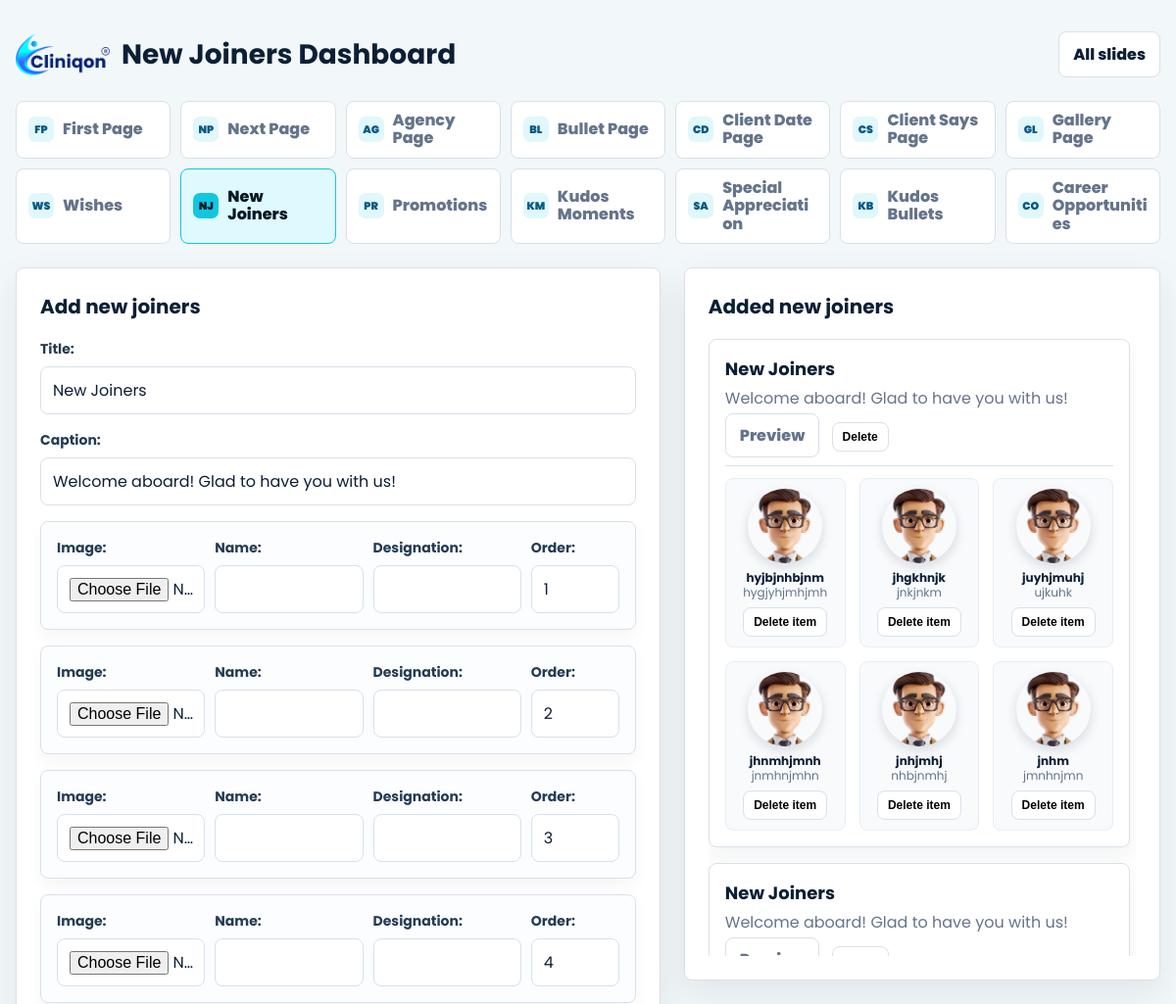
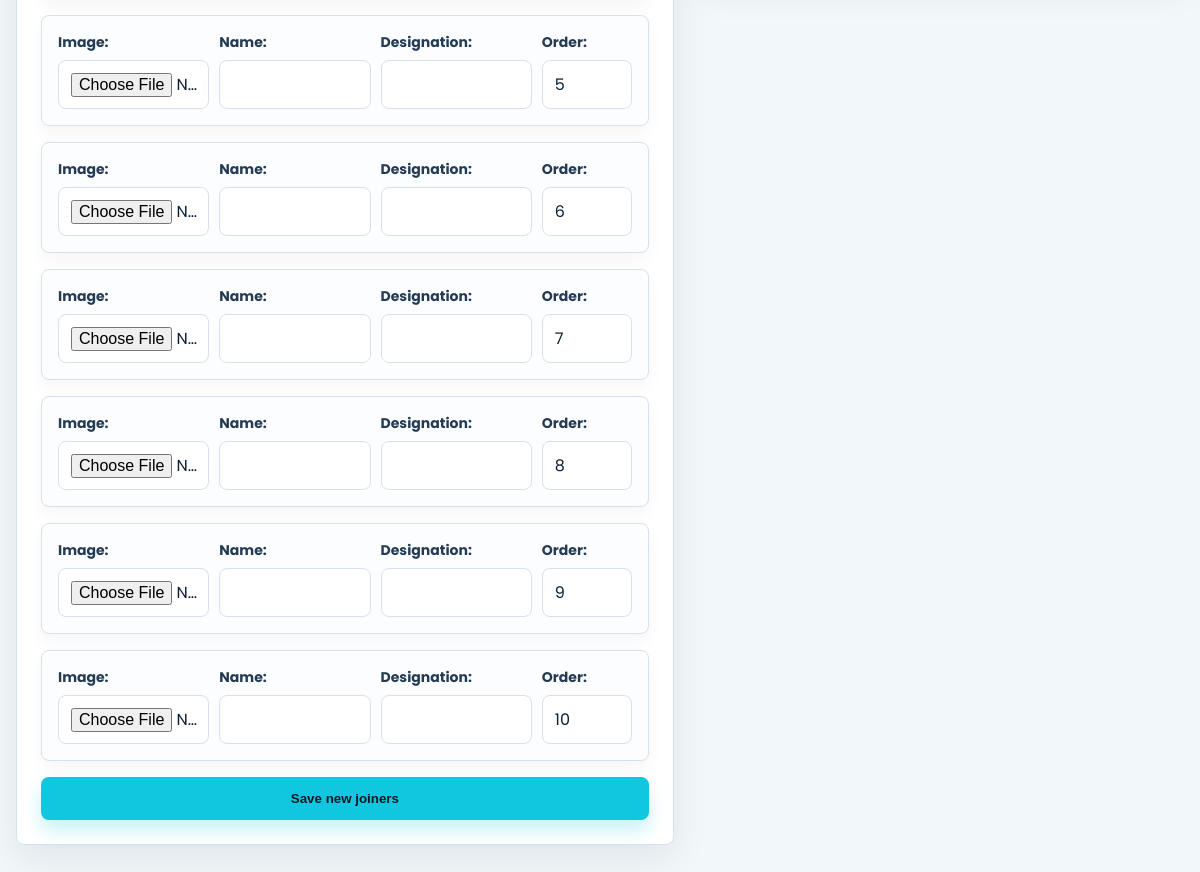
The page /new-joiners/ on the database its author committed (2 pictures, top to bottom).
### decks/models.py (models this page shows, shortened)
class NewJoinersPage(models.Model):
    title = models.CharField(max_length=200, default="New Joiners")
    caption = models.CharField(max_length=200, default="Welcome aboard! Glad to have you with us!")
    created_at = models.DateTimeField(auto_now_add=True)
    class Meta:
        ordering = ["-created_at"]
        verbose_name = "new joiners page"
        verbose_name_plural = "new joiners pages"

class NewJoiner(models.Model):
    page = models.ForeignKey(NewJoinersPage, related_name="joiners", on_delete=models.CASCADE)
    image = models.ImageField(upload_to="new_joiners/")
    name = models.CharField(max_length=200)
    designation = models.CharField(max_length=200)
    order = models.PositiveSmallIntegerField(default=1)
    class Meta:
        ordering = ["order"]
        verbose_name = "new joiner"
        verbose_name_plural = "new joiners"

### decks/views.py (the view)
# urls.py: path("new-joiners/", views.new_joiners_dashboard, name="new_joiners_dashboard"),
def new_joiners_dashboard(request):
    page = None
    if request.method == "POST":
        form = NewJoinersPageForm(request.POST)
        if form.is_valid():
            page = form.save()
            seen_joiners = []
            ids = request.POST.getlist("new_joiner_id")
            names = request.POST.getlist("new_joiner_name")
            designations = request.POST.getlist("new_joiner_designation")
            orders = request.POST.getlist("new_joiner_order")
            for index in range(10):
                joiner_id = ids[index] if index < len(ids) else ""
                name = names[index].strip() if index < len(names) else ""
                designation = designations[index].strip() if index < len(designations) else ""
                order = orders[index] if index < len(orders) else index + 1
                upload = request.FILES.get(f"new_joiner_image_{index + 1}")
                joiner = NewJoiner(page=page)
                joiner.name = name
                joiner.designation = designation
                joiner.order = order or index + 1
                if upload:
                    joiner.image = upload
                if joiner.name and joiner.designation and joiner.image:
                    joiner.save()
                    seen_joiners.append(joiner.pk)
            return redirect("new_joiners_dashboard")
    else:
        form = NewJoinersPageForm()
    new_joiners_pages = NewJoinersPage.objects.prefetch_related("joiners").all()
    new_joiner_rows = [None] * 10
    return render(
        request,
        "decks/new_joiners_dashboard.html",
        {
            "form": form,
            "page": page,
            "new_joiner_rows": new_joiner_rows,
            "new_joiners_pages": new_joiners_pages,
            "active_menu": "new_joiners",
        },
    )

### decks/forms.py
class NewJoinersPageForm(forms.ModelForm):
    class Meta:
        model = NewJoinersPage
        fields = ["title", "caption"]

### decks/templates/decks/new_joiners_dashboard.html (shortened to what this page needs)
{% load static %}
<!DOCTYPE html>
<html lang="en">
<head>
</head>
<body>
    <main class="shell">
        {% include "decks/includes/dashboard_menu.html" with dashboard_title="New Joiners Dashboard" %}
        <div class="layout">
            <section class="panel">
                <h2 class="form-title">Add new joiners</h2>
                <form method="post" enctype="multipart/form-data">
                    {% for field in form %}
                        <div class="field">
                            {{ field.label_tag }}
                            {{ field }}
                        </div>
                    {% endfor %}
                    {% for joiner in new_joiner_rows %}
                        <div class="joiner-row">
                            <div class="joiner-grid">
                                <div>
                                    <label>Image:</label>
                                    <input type="file" name="new_joiner_image_{{ forloop.counter }}" accept="image/*">
                                </div>
                                <div>
                                    <label>Name:</label>
                                    <input type="text" name="new_joiner_name" value="{% if joiner %}{{ joiner.name }}{% endif %}">
                                </div>
                                <div>
                                    <label>Designation:</label>
                                    <input type="text" name="new_joiner_designation" value="{% if joiner %}{{ joiner.designation }}{% endif %}">
                                </div>
                                <div>
                                    <label>Order:</label>
                                    <input type="number" name="new_joiner_order" min="1" max="10" value="{% if joiner %}{{ joiner.order }}{% else %}{{ forloop.counter }}{% endif %}">
                                </div>
                            </div>
                        </div>
                    {% endfor %}
                    <button class="submit" type="submit">Save new joiners</button>
                </form>
            </section>
            <section class="panel">
                <h2 class="preview-title">Added new joiners</h2>
                <div class="preview-list">
                {% for page in new_joiners_pages %}
                    <article class="preview-item">
                        <h3>{{ page.title }}</h3>
                        <p>{{ page.caption }}</p>
                        <p><a class="view-link" href="{% url 'new_joiners_view_detail' page.id %}">Preview</a></p>
                        <form method="post" action="{% url 'delete_page_item' 'new-joiners' page.id %}" onsubmit="return confirm('Delete this saved slide?');">
                            <button class="view-link" type="submit">Delete</button>
                        </form>
                        <div class="preview-grid">
                            {% for joiner in page.joiners.all %}
                                <div class="preview-person">
                                    <img src="{{ joiner.image.url }}" alt="{{ joiner.name }}">
                                    <strong>{{ joiner.name }}</strong>
                                    <span>{{ joiner.designation }}</span>
                                    <form method="post" action="{% url 'delete_child_item' 'new-joiner' joiner.id %}" onsubmit="return confirm('Delete this joiner?');">
                                        <button class="view-link" type="submit">Delete item</button>
                                    </form>
                                </div>
                            {% endfor %}
                        </div>
                    </article>
                {% empty %}
                    <p>No new joiners added yet.</p>
                {% endfor %}
                </div>
            </section>
        </div>
    </main>
</body>
</html>

### decks/templates/decks/new_joiners_dashboard.html (style rules this page uses)
:root { --ink: #0b1f35; --muted: #64748b; --line: #d8e1ea; --accent: #11c7df; --panel: #ffffff; --wash: #f2f7f9; }
* { box-sizing: border-box; }
body { margin: 0; min-height: 100vh; color: var(--ink); background: var(--wash); font-family: "Poppins", Arial, Helvetica, sans-serif; }
a { color: inherit; }
.shell { width: min(1280px, calc(100% - 32px)); margin: 0 auto; padding: 32px 0; }
.view-link, .menu a { border: 1px solid var(--line); border-radius: 8px; padding: 10px 14px; text-decoration: none; background: #fff; font-weight: 800; }
.layout { display: grid; grid-template-columns: minmax(0, 1.15fr) minmax(360px, .85fr); gap: 24px; align-items: start; }
.panel { border: 1px solid var(--line); border-radius: 8px; background: var(--panel); padding: 24px; box-shadow: 0 14px 36px rgba(11, 31, 53, 0.08); }
.panel:nth-child(2) { position: sticky; top: 18px; max-height: calc(100vh - 36px); overflow: auto; }
.form-title, .preview-title { margin: 0 0 18px; font-size: 20px; }
.field, .joiner-row { margin-bottom: 16px; }
label { display: block; margin-bottom: 7px; color: #243b53; font-size: 14px; font-weight: 700; }
input { width: 100%; border: 1px solid var(--line); border-radius: 8px; padding: 11px 12px; color: var(--ink); background: #fff; font: inherit; }
.joiner-row { border: 1px solid var(--line); border-radius: 8px; padding: 16px; background: #fbfdff; box-shadow: 0 8px 18px rgba(11, 31, 53, 0.04); }
.joiner-grid { display: grid; grid-template-columns: 1fr 1fr 1fr 90px; gap: 10px; }
.submit { width: 100%; border: 0; border-radius: 8px; padding: 14px 16px; color: #061827; background: var(--accent); font-weight: 800; cursor: pointer; box-shadow: 0 10px 18px rgba(17, 199, 223, 0.24); }
.preview-item { border: 1px solid var(--line); border-radius: 8px; padding: 16px; background: #fff; margin-bottom: 16px; box-shadow: 0 10px 24px rgba(11, 31, 53, 0.06); }
.preview-list { max-height: calc(100vh - 170px); overflow-y: auto; padding-right: 6px; }
.preview-item h3 { margin: 0 0 4px; font-size: 18px; }
.preview-item > p { margin: 0 0 12px; color: var(--muted); }
.preview-item > form, .preview-item > p:has(.view-link) { display: inline-block; margin: 0 8px 14px 0; }
.preview-grid { display: grid; grid-template-columns: repeat(auto-fill, minmax(118px, 1fr)); gap: 14px; padding-top: 12px; border-top: 1px solid var(--line); }
.preview-person { min-width: 0; border: 1px solid #e8eef5; border-radius: 8px; padding: 10px; text-align: center; background: #f8fafc; }
.preview-person img { width: 76px; height: 76px; border-radius: 999px; object-fit: cover; box-shadow: 0 4px 12px rgba(11, 31, 53, 0.14); }
.preview-person strong, .preview-person span { display: block; font-size: 12px; line-height: 1.25; }
.preview-person span { color: var(--muted); }
.preview-person form { margin-top: 8px; }
.preview-person .view-link, .preview-item form .view-link { padding: 7px 10px; font-size: 12px; cursor: pointer; }

### rows shown on the page
NewJoinersPage: title "New Joiners", caption "Welcome aboard! Glad to have you with us!"
NewJoiner: image (picture), name "hyjbjnhbjnm", designation "hygjyhjmhjmh"
NewJoiner: image (picture), name "jhgkhnjk", designation "jnkjnkm"
NewJoiner: image (picture), name "juyhjmuhj", designation "ujkuhk"
NewJoiner: image (picture), name "jhnmhjmnh", designation "jnmhnjmhn"
NewJoiner: image (picture), name "jnhjmhj", designation "nhbjnmhj"
NewJoiner: image (picture), name "jnhm", designation "jmnhnjmn"
NewJoinersPage: title "New Joiners", caption "Welcome aboard! Glad to have you with us!"

### other values the page prints
{{ dashboard_title }} "New Joiners Dashboard"
{{ field.label_tag }} "Title:" "Caption:"
